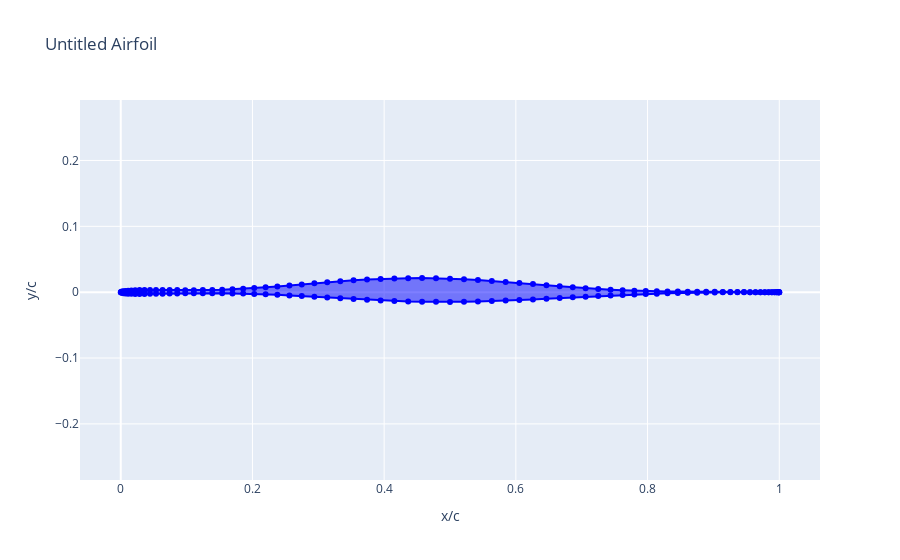
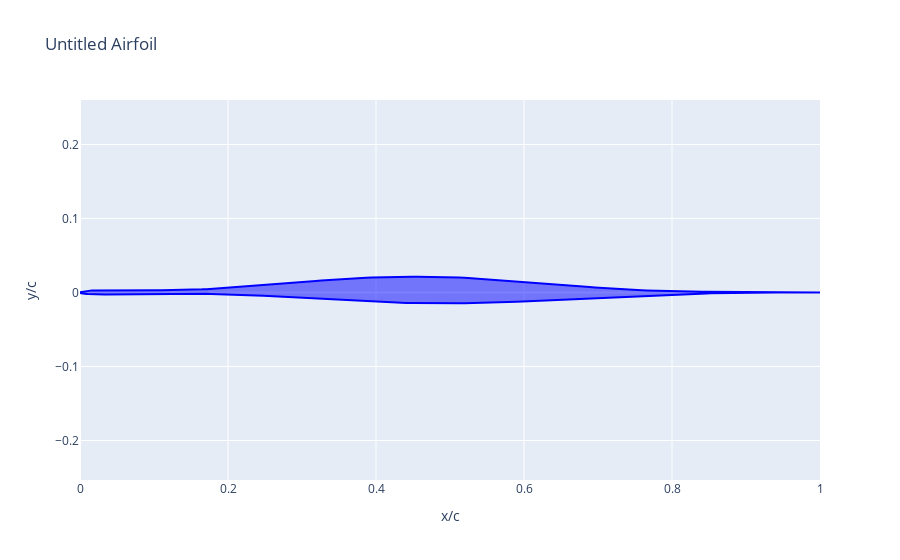

The notebook cell saved with these charts, in order:
### Code cell
from src.vae import Decoder, Encoder
import tensorflow as tf

BATCH_SIZE = 4
NPV = 12
LATENT_DIM = 128

decoder = Decoder(NPV, LATENT_DIM)

dummy_latent_vector = tf.random.normal(shape=(BATCH_SIZE, LATENT_DIM))

coords, weights, params = decoder(dummy_latent_vector)

n = 0 

airfoil = Airfoil(coordinates=coords[n].numpy())
airfoil.draw()

kulfan = KulfanAirfoil(lower_weights=weights[n][0], upper_weights=weights[n][1], leading_edge_weight=params[n][0], TE_thickness=params[n][1])
kulfan.draw()

### Figure 1 — Plotly figure (JSON) as saved in the notebook; plotly's stock layout.template omitted (floating-point values rounded to 4 significant figures; data arrays with more than 128 entries replaced by an {"elided": "..."} marker saying what was removed)
{"data": [{"fill": "toself", "line": {"color": "blue"}, "mode": "lines+markers", "name": "Untitled", "type": "scatter", "x": {"elided": "149 float values"}, "y": {"elided": "149 float values"}}], "layout": {"title": {"text": "Untitled Airfoil"}, "xaxis": {"title": {"text": "x/c"}}, "yaxis": {"scaleanchor": "x", "scaleratio": 1, "title": {"text": "y/c"}}}}

### Figure 2 — Plotly figure (JSON) as saved in the notebook; plotly's stock layout.template omitted (floating-point values rounded to 4 significant figures; data arrays with more than 128 entries replaced by an {"elided": "..."} marker saying what was removed)
{"data": [{"fill": "toself", "line": {"color": "blue"}, "mode": "lines", "name": "Untitled", "type": "scatter", "x": {"elided": "399 float values"}, "y": {"elided": "399 float values"}}], "layout": {"title": {"text": "Untitled Airfoil"}, "xaxis": {"title": {"text": "x/c"}}, "yaxis": {"scaleanchor": "x", "scaleratio": 1, "title": {"text": "y/c"}}}}
